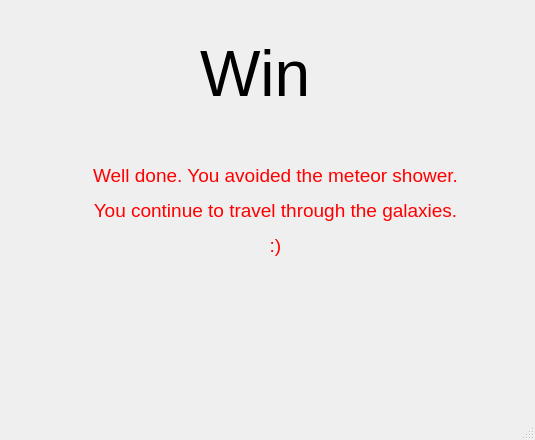
<?xml version="1.0" encoding="UTF-8"?>
<ui version="4.0">
 <class>MainWindow</class>
 <widget class="QMainWindow" name="MainWindow">
  <property name="geometry">
   <rect>
    <x>0</x>
    <y>0</y>
    <width>535</width>
    <height>440</height>
   </rect>
  </property>
  <property name="windowTitle">
   <string>MainWindow</string>
  </property>
  <widget class="QWidget" name="centralwidget">
   <widget class="QLabel" name="label">
    <property name="geometry">
     <rect>
      <x>200</x>
      <y>30</y>
      <width>141</width>
      <height>91</height>
     </rect>
    </property>
    <property name="text">
     <string>&lt;html&gt;&lt;head/&gt;&lt;body&gt;&lt;p&gt;&lt;span style=&quot; font-size:48pt;&quot;&gt;Win&lt;/span&gt;&lt;/p&gt;&lt;/body&gt;&lt;/html&gt;</string>
    </property>
   </widget>
   <widget class="QLabel" name="label_2">
    <property name="geometry">
     <rect>
      <x>0</x>
      <y>140</y>
      <width>551</width>
      <height>141</height>
     </rect>
    </property>
    <property name="text">
     <string>&lt;html&gt;&lt;head/&gt;&lt;body&gt;&lt;p align=&quot;center&quot;&gt;&lt;span style=&quot; font-size:14pt; color:#ff0000;&quot;&gt;Well done. You avoided the meteor shower.&lt;/span&gt;&lt;/p&gt;&lt;p align=&quot;center&quot;&gt;&lt;span style=&quot; font-size:14pt; color:#ff0000;&quot;&gt;You continue to travel through the galaxies.&lt;/span&gt;&lt;/p&gt;&lt;p align=&quot;center&quot;&gt;&lt;span style=&quot; font-size:14pt; color:#ff0000;&quot;&gt;:)&lt;/span&gt;&lt;/p&gt;&lt;/body&gt;&lt;/html&gt;</string>
    </property>
   </widget>
  </widget>
  <widget class="QMenuBar" name="menubar">
   <property name="geometry">
    <rect>
     <x>0</x>
     <y>0</y>
     <width>535</width>
     <height>26</height>
    </rect>
   </property>
  </widget>
  <widget class="QStatusBar" name="statusbar"/>
 </widget>
 <resources/>
 <connections/>
</ui>
